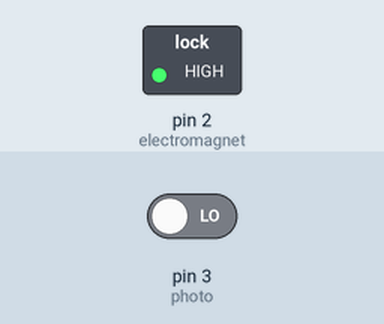
This sketch was run on a simulated Arduino Uno, built with avr-gcc and run on an emulated ATmega328P. On the bench: switched loads named in the sketch (green lamp = pin HIGH). The test bench sets the inputs (shaded band); at power-on: pin 3 (photo) LOW.

Above: at 1.2 s.
1.3 s: pin 3 (photo) driven HIGH
At 2.4 s:
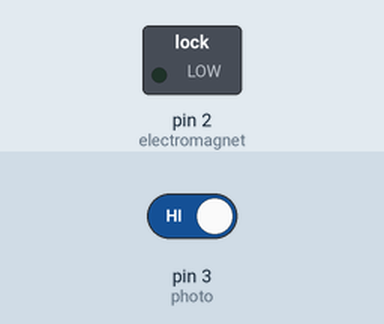
2.8 s: pin 3 (photo) driven LOW
At 4.7 s:
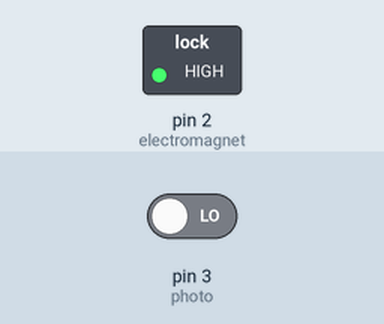
Timing chart, 0 to 6.2 s (numbered marks = the images above; inputs shaded):
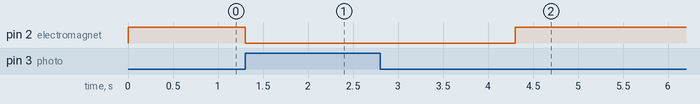

Measured:
- after the input at 1.3 s, pin 2 (electromagnet): HIGH → LOW at once
- after the input at 2.8 s, pin 2 (electromagnet): LOW → HIGH after 1.5 s

The sketch:

____2___________.ino
```cpp
int electromagnet = 2;
int photo = 3;

void setup() {
  pinMode(electromagnet, OUTPUT);
  pinMode(photo, INPUT);
}

void loop() {
  digitalWrite(electromagnet, HIGH); //처음상태에는 전자석을 HIGH
  if (digitalRead(photo) == 1) {    //만일 포토인터럽터에 장애물이 감지되면
    digitalWrite(electromagnet, LOW); //전자석을 LOW
    delay(3000);                    //3초간 대기
  }
}
```
